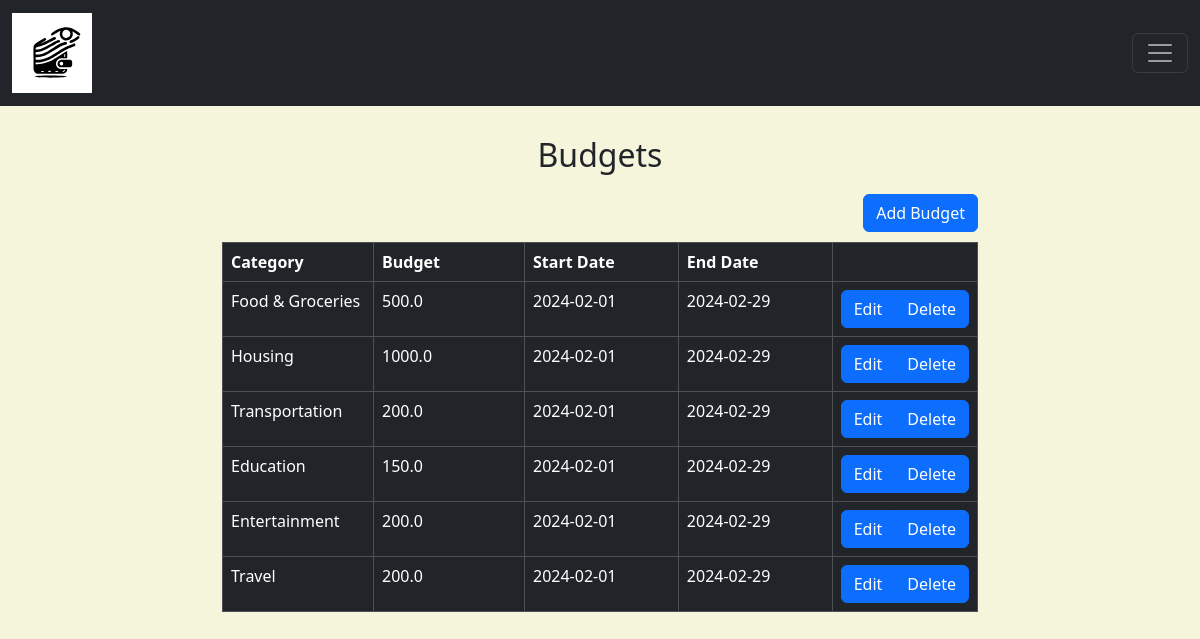
Screenshot of /budget (signed in) with the database file from the repository.
### tables this page shows
CREATE TABLE budget (
           id INTEGER PRIMARY KEY,
           category_id INTEGER NOT NULL,
           user_id INTEGER NOT NULL,
           amount REAL NOT NULL,
           start DATE NOT NULL,
           end DATE NOT NULL,
           FOREIGN KEY (category_id) REFERENCES category(id), 
           FOREIGN KEY (user_id) REFERENCES users(id));

CREATE TABLE category (
           id INTEGER PRIMARY KEY, 
           category_name TEXT NOT NULL);

### app.py (the view)
@app.route("/budget")
@login_required
def budget():
    budgets = db.execute("""SELECT budget.id, category_name, amount, start, end FROM budget JOIN category ON budget.category_id = category.id
                         WHERE budget.user_id = ?""", session["user_id"])
    categories = db.execute("SELECT * FROM category;")
    return render_template("budget.html", budgets=budgets, categories=categories)

### helpers.py (called while the page is built)
def login_required(f):
    @wraps(f)
    def decorated_function(*args, **kwargs):
        if session.get("user_id") is None:
            return redirect("/login")
        return f(*args, **kwargs)
    return decorated_function

### templates/budget.html (shortened to what this page needs)
{% extends "layout.html" %}
{% block main %}
<main>
    <h2 class="page-heading">Budgets</h2>
    <button type="button" class="btn btn-primary add-btn" id="add-btn" data-bs-toggle="modal" data-bs-target="#budget_modal">
        Add Budget
    </button>
    <div class="data-table">
        <table class="table table-hover table-dark table-bordered">
            <thead>
                <tr>
                    <th style="width:20%;">Category</th>
                    <th style="width:20%">Budget</th>
                    <th>Start Date</th>
                    <th>End Date</th>
                    <th style="width:18%"></th>
                </tr>
            </thead>
            <tbody>
                {% for budget in budgets %}
                    <tr>
                        <td>{{ budget["category_name"] }}</td>
                        <td>{{ budget["amount"] }}</td>
                        <td>{{ budget["start"] }}</td>
                        <td>{{ budget["end"] }}</td>
                        <td>
                            <div class="btn-group" role="group">
                                <button type="button" class="btn btn-primary edit-btn" data-bs-toggle="modal" data-bs-target="#budget_modal">Edit</button>
                                <button type="button" class="btn btn-primary del-btn" data-bs-toggle="modal" data-bs-target="#budget_modal">Delete</button>
                            </div>
                        </td>
                    </tr>
                {% endfor %}
            </tbody>
        </table>
    </div>
</main>
{% endblock %}

### static/styles.css (style rules this page uses)
body { margin: 0; display: flex; flex-direction: column; background-color: #f5f5dc; height: 100vh; }
main { height: calc(100vh - 106px); width: 70%; margin: 0px auto; display: flex; flex-direction: column; align-items: center; }
.data-table { width: 90%; overflow: auto; }
.data-table td { white-space: nowrap; }
.page-heading { margin-top: 30px; margin-bottom: 20px; }
.add-btn { align-self: flex-end; margin-right: 5%; margin-bottom: 10px; }

### rows the page displays
budget: category_name "Food & Groceries", amount "500.0", start "2024-02-01", end "2024-02-29"
budget: category_name "Housing", amount "1000.0", start "2024-02-01", end "2024-02-29"
budget: category_name "Transportation", amount "200.0", start "2024-02-01", end "2024-02-29"
budget: category_name "Education", amount "150.0", start "2024-02-01", end "2024-02-29"
budget: category_name "Entertainment", amount "200.0", start "2024-02-01", end "2024-02-29"
budget: category_name "Travel", amount "200.0", start "2024-02-01", end "2024-02-29"
